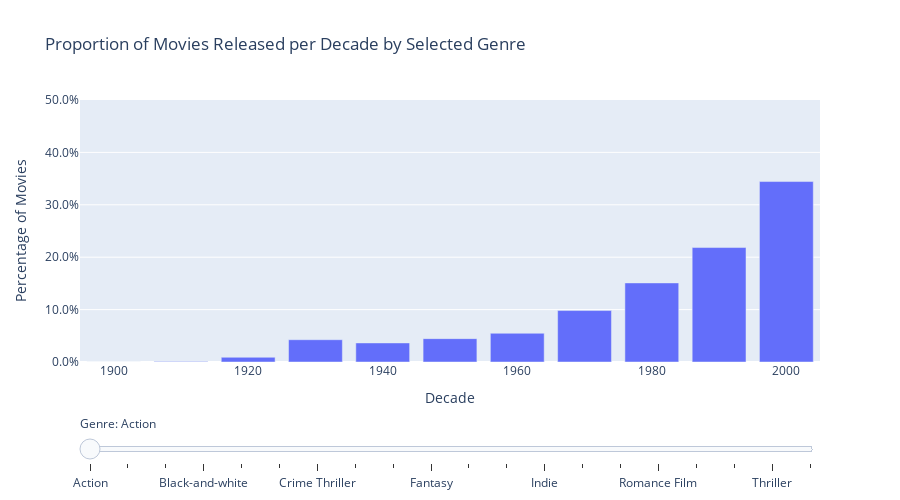

Notebook code cell kept with this figure:
### Markdown cell above
From the 1900s to the 1970s we go from 25% to nearly 0% of Black-and-White movies, this is naturally due to the creation of color cinema in the 1902. It is once again easy to notice the consistant prevalence of the drama genre which only gets smaller due to the arrival of more nuenced genres in the 1920s. Indie movies are popular from the 1900s to the 1920s and later never rise above 5%. Starting from the 1930s, comedy, romance and thrillers keep a steady popularity.

### Code cell
fig = go.Figure()

# Loop through each genre to add a bar trace for it
for genre in movies_per_decade_genres_20_percentage.index:
    fig.add_trace(go.Bar(
        x=movies_per_decade_genres_20_percentage.columns, # Decades
        y=movies_per_decade_genres_20_percentage.loc[genre], # Percentage values for each decade
        name=genre,
        visible=False # Initially set all traces to invisible
    ))

# Set the first genre to be visible
fig.data[0].visible = True

# Create slider steps, each step corresponding to a genre
steps = []
for i, genre in enumerate(movies_per_decade_genres_20_percentage.index):
    step = dict(
        method="update",
        args=[{"visible": [False] * len(fig.data)}], # Start by hiding all traces
        label=genre
    )
    # Set the current genre's trace to be visible
    step["args"][0]["visible"][i] = True
    steps.append(step)

# Define the slider with steps for each genre
sliders = [dict(
    active=0,
    currentvalue={"prefix": "Genre: "},
    pad={"t": 50},
    steps=steps
)]

# Update layout to include the slider and labels
fig.update_layout(
    sliders=sliders,
    title='Proportion of Movies Released per Decade by Selected Genre',
    xaxis_title='Decade',
    yaxis_title='Percentage of Movies',
    yaxis=dict(tickformat=".1%", range=[0, 0.5]), # Ensuring y-axis is consistently scaled
    width=900,
    height=500
)

# Show the plot
fig.show()

### Figure 1 — Plotly figure (JSON) as saved in the notebook; plotly's stock layout.template omitted (floating-point values rounded to 4 significant figures)
{"data": [{"name": "Action", "type": "bar", "visible": true, "x": [1900, 1910, 1920, 1930, 1940, 1950, 1960, 1970, 1980, 1990, 2000], "y": [0, 0.000818, 0.008998, 0.04254, 0.0364, 0.04458, 0.05481, 0.09816, 0.1509, 0.2184, 0.3444]}, {"name": "Action/Adventure", "type": "bar", "visible": false, "x": [1900, 1910, 1920, 1930, 1940, 1950, 1960, 1970, 1980, 1990, 2000], "y": [0, 0.001016, 0.0132, 0.04012, 0.03352, 0.05841, 0.06247, 0.1016, 0.161, 0.1965, 0.3321]}, {"name": "Adventure", "type": "bar", "visible": false, "x": [1900, 1910, 1920, 1930, 1940, 1950, 1960, 1970, 1980, 1990, 2000], "y": [0, 0.01018, 0.01257, 0.06886, 0.06048, 0.07126, 0.07305, 0.08802, 0.1545, 0.1874, 0.2737]}, {"name": "Black-and-white", "type": "bar", "visible": false, "x": [1900, 1910, 1920, 1930, 1940, 1950, 1960, 1970, 1980, 1990, 2000], "y": [0.01685, 0.08555, 0.118, 0.2878, 0.2774, 0.1244, 0.06416, 0.009073, 0.004537, 0.005833, 0.006481]}, {"name": "Comedy", "type": "bar", "visible": false, "x": [1900, 1910, 1920, 1930, 1940, 1950, 1960, 1970, 1980, 1990, 2000], "y": [0, 0.004496, 0.01092, 0.04239, 0.05652, 0.04046, 0.06005, 0.06519, 0.1458, 0.228, 0.3462]}, {"name": "Crime Fiction", "type": "bar", "visible": false, "x": [1900, 1910, 1920, 1930, 1940, 1950, 1960, 1970, 1980, 1990, 2000], "y": [0, 0, 0.01836, 0.03865, 0.07198, 0.06957, 0.04203, 0.09469, 0.1213, 0.2164, 0.3271]}, {"name": "Crime Thriller", "type": "bar", "visible": false, "x": [1900, 1910, 1920, 1930, 1940, 1950, 1960, 1970, 1980, 1990, 2000], "y": [0, 0, 0.003868, 0.02708, 0.07737, 0.05513, 0.03095, 0.08027, 0.1161, 0.235, 0.3743]}, {"name": "Drama", "type": "bar", "visible": false, "x": [1900, 1910, 1920, 1930, 1940, 1950, 1960, 1970, 1980, 1990, 2000], "y": [0.005109, 0.02168, 0.02493, 0.05187, 0.07277, 0.07911, 0.06534, 0.08887, 0.1122, 0.178, 0.3]}, {"name": "Family Film", "type": "bar", "visible": false, "x": [1900, 1910, 1920, 1930, 1940, 1950, 1960, 1970, 1980, 1990, 2000], "y": [0.0008137, 0.0008137, 0.006509, 0.05207, 0.06265, 0.08137, 0.07486, 0.06103, 0.1522, 0.2408, 0.2669]}, {"name": "Fantasy", "type": "bar", "visible": false, "x": [1900, 1910, 1920, 1930, 1940, 1950, 1960, 1970, 1980, 1990, 2000], "y": [0.006932, 0.01906, 0.01473, 0.03293, 0.05026, 0.04593, 0.03899, 0.05806, 0.1672, 0.234, 0.3319]}, {"name": "Film adaptation", "type": "bar", "visible": false, "x": [1900, 1910, 1920, 1930, 1940, 1950, 1960, 1970, 1980, 1990, 2000], "y": [0, 0, 0.01584, 0.07083, 0.06431, 0.07176, 0.08201, 0.1128, 0.1016, 0.1976, 0.2833]}, {"name": "Horror", "type": "bar", "visible": false, "x": [1900, 1910, 1920, 1930, 1940, 1950, 1960, 1970, 1980, 1990, 2000], "y": [0.00101, 0.005051, 0.01061, 0.04293, 0.02828, 0.04798, 0.05909, 0.1268, 0.1793, 0.1424, 0.3566]}, {"name": "Indie", "type": "bar", "visible": false, "x": [1900, 1910, 1920, 1930, 1940, 1950, 1960, 1970, 1980, 1990, 2000], "y": [0.01672, 0.07023, 0.08294, 0.002007, 0.0006689, 0.008027, 0.02876, 0.06355, 0.1391, 0.2033, 0.3846]}, {"name": "Mystery", "type": "bar", "visible": false, "x": [1900, 1910, 1920, 1930, 1940, 1950, 1960, 1970, 1980, 1990, 2000], "y": [0, 0, 0.01364, 0.06742, 0.1124, 0.0618, 0.04655, 0.09872, 0.118, 0.1565, 0.325]}, {"name": "Period piece", "type": "bar", "visible": false, "x": [1900, 1910, 1920, 1930, 1940, 1950, 1960, 1970, 1980, 1990, 2000], "y": [0, 0, 0.002367, 0.02485, 0.02485, 0.03195, 0.02367, 0.116, 0.09941, 0.2746, 0.4024]}, {"name": "Romance Film", "type": "bar", "visible": false, "x": [1900, 1910, 1920, 1930, 1940, 1950, 1960, 1970, 1980, 1990, 2000], "y": [0.00215, 0.005159, 0.01462, 0.06234, 0.07653, 0.07997, 0.05976, 0.05546, 0.1045, 0.2051, 0.3345]}, {"name": "Romantic drama", "type": "bar", "visible": false, "x": [1900, 1910, 1920, 1930, 1940, 1950, 1960, 1970, 1980, 1990, 2000], "y": [0, 0, 0.01366, 0.04622, 0.07038, 0.07038, 0.05147, 0.05777, 0.1145, 0.2237, 0.3519]}, {"name": "Science Fiction", "type": "bar", "visible": false, "x": [1900, 1910, 1920, 1930, 1940, 1950, 1960, 1970, 1980, 1990, 2000], "y": [0, 0.005556, 0.008333, 0.01759, 0.01667, 0.07222, 0.04907, 0.1009, 0.2074, 0.1796, 0.3426]}, {"name": "Thriller", "type": "bar", "visible": false, "x": [1900, 1910, 1920, 1930, 1940, 1950, 1960, 1970, 1980, 1990, 2000], "y": [0, 0.0009012, 0.003905, 0.02283, 0.05347, 0.04536, 0.04145, 0.09102, 0.1292, 0.2142, 0.3977]}, {"name": "World cinema", "type": "bar", "visible": false, "x": [1900, 1910, 1920, 1930, 1940, 1950, 1960, 1970, 1980, 1990, 2000], "y": [0, 0.0009615, 0.006731, 0.007692, 0.02115, 0.03077, 0.05962, 0.07788, 0.1221, 0.174, 0.499]}], "layout": {"height": 500, "sliders": [{"active": 0, "currentvalue": {"prefix": "Genre: "}, "pad": {"t": 50}, "steps": [{"args": [{"visible": [true, false, false, false, false, false, false, false, false, false, false, false, false, false, false, false, false, false, false, false]}], "label": "Action", "method": "update"}, {"args": [{"visible": [false, true, false, false, false, false, false, false, false, false, false, false, false, false, false, false, false, false, false, false]}], "label": "Action/Adventure", "method": "update"}, {"args": [{"visible": [false, false, true, false, false, false, false, false, false, false, false, false, false, false, false, false, false, false, false, false]}], "label": "Adventure", "method": "update"}, {"args": [{"visible": [false, false, false, true, false, false, false, false, false, false, false, false, false, false, false, false, false, false, false, false]}], "label": "Black-and-white", "method": "update"}, {"args": [{"visible": [false, false, false, false, true, false, false, false, false, false, false, false, false, false, false, false, false, false, false, false]}], "label": "Comedy", "method": "update"}, {"args": [{"visible": [false, false, false, false, false, true, false, false, false, false, false, false, false, false, false, false, false, false, false, false]}], "label": "Crime Fiction", "method": "update"}, {"args": [{"visible": [false, false, false, false, false, false, true, false, false, false, false, false, false, false, false, false, false, false, false, false]}], "label": "Crime Thriller", "method": "update"}, {"args": [{"visible": [false, false, false, false, false, false, false, true, false, false, false, false, false, false, false, false, false, false, false, false]}], "label": "Drama", "method": "update"}, {"args": [{"visible": [false, false, false, false, false, false, false, false, true, false, false, false, false, false, false, false, false, false, false, false]}], "label": "Family Film", "method": "update"}, {"args": [{"visible": [false, false, false, false, false, false, false, false, false, true, false, false, false, false, false, false, false, false, false, false]}], "label": "Fantasy", "method": "update"}, {"args": [{"visible": [false, false, false, false, false, false, false, false, false, false, true, false, false, false, false, false, false, false, false, false]}], "label": "Film adaptation", "method": "update"}, {"args": [{"visible": [false, false, false, false, false, false, false, false, false, false, false, true, false, false, false, false, false, false, false, false]}], "label": "Horror", "method": "update"}, {"args": [{"visible": [false, false, false, false, false, false, false, false, false, false, false, false, true, false, false, false, false, false, false, false]}], "label": "Indie", "method": "update"}, {"args": [{"visible": [false, false, false, false, false, false, false, false, false, false, false, false, false, true, false, false, false, false, false, false]}], "label": "Mystery", "method": "update"}, {"args": [{"visible": [false, false, false, false, false, false, false, false, false, false, false, false, false, false, true, false, false, false, false, false]}], "label": "Period piece", "method": "update"}, {"args": [{"visible": [false, false, false, false, false, false, false, false, false, false, false, false, false, false, false, true, false, false, false, false]}], "label": "Romance Film", "method": "update"}, {"args": [{"visible": [false, false, false, false, false, false, false, false, false, false, false, false, false, false, false, false, true, false, false, false]}], "label": "Romantic drama", "method": "update"}, {"args": [{"visible": [false, false, false, false, false, false, false, false, false, false, false, false, false, false, false, false, false, true, false, false]}], "label": "Science Fiction", "method": "update"}, {"args": [{"visible": [false, false, false, false, false, false, false, false, false, false, false, false, false, false, false, false, false, false, true, false]}], "label": "Thriller", "method": "update"}, {"args": [{"visible": [false, false, false, false, false, false, false, false, false, false, false, false, false, false, false, false, false, false, false, true]}], "label": "World cinema", "method": "update"}]}], "title": {"text": "Proportion of Movies Released per Decade by Selected Genre"}, "width": 900, "xaxis": {"title": {"text": "Decade"}}, "yaxis": {"range": [0, 0.5], "tickformat": ".1%", "title": {"text": "Percentage of Movies"}}}}
